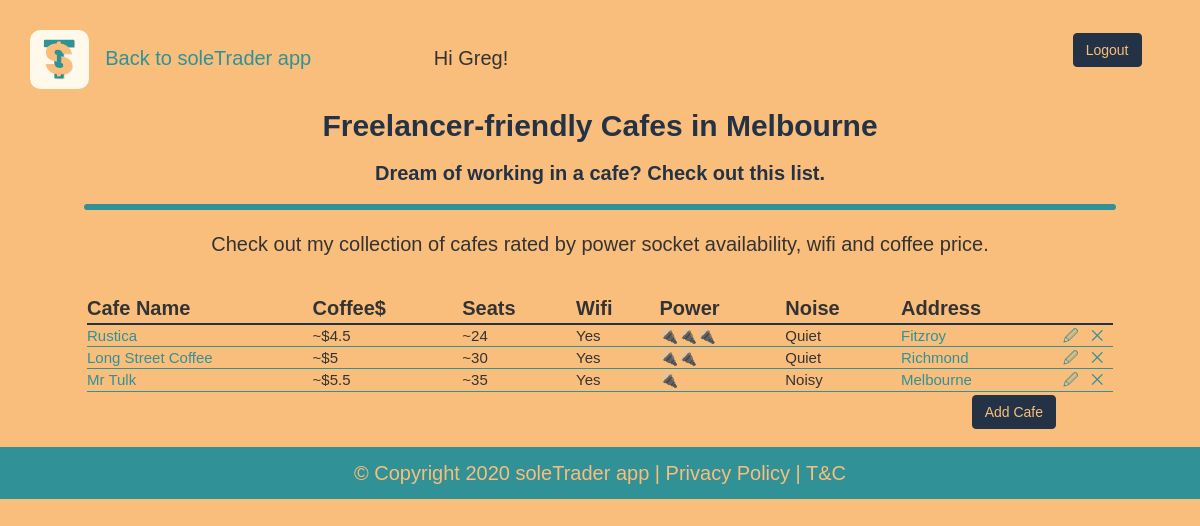
The page / (signed in) on the database its author committed.
### main.py (models this page shows)
class User(UserMixin, db.Model):
    __tablename__ = "users"
    id = db.Column(db.Integer, primary_key=True)
    email = db.Column(db.String(100), unique=True)
    password = db.Column(db.String(100))
    first_name = db.Column(db.String(100))
    last_name = db.Column(db.String(100))

class Cafe(db.Model):
    __tablename__ = "cafe"
    id = db.Column(db.Integer, primary_key=True)
    name = db.Column(db.String(250), unique=True, nullable=False)
    map_url = db.Column(db.String(500), nullable=False)
    img_url = db.Column(db.String(500), nullable=False)
    location = db.Column(db.String(250), nullable=False)
    has_sockets = db.Column(db.String(250), nullable=False)
    has_wifi = db.Column(db.String(10), nullable=False)
    quiet_noisy = db.Column(db.String(10), nullable=False)
    seats = db.Column(db.String(250), nullable=False)
    coffee_price = db.Column(db.String(250), nullable=False)

### main.py (the view)
@app.route("/")
def home():
    cafes = Cafe.query.all()
    return render_template("cafes.html", all_cafes=cafes)

### main.py (called while the page is built)
@login_manager.user_loader
def load_user(user_id):
    return User.query.get(int(user_id))

### templates/cafes.html
{% include "header.html" %}
{% block content %}
<div class="main-title text-center">
    <div class="container">
  <h1 >️Freelancer-friendly Cafes in Melbourne</h1>
  <h2 >Dream of working in a cafe? Check out this list.</h2>
  <hr>
  <p class="description-text">Check out my collection of cafes rated by power socket availability, wifi and coffee price.</p>
</div>
    </div>
<div class="container">
    <div class="row center-custom">
          <table class=" table-main">
          <tr class="tr-header">
              <th>Cafe Name</th>
              <th>Coffee$</th>
              <th>Seats</th>
              <th>Wifi</th>
              <th>Power</th>
              <th>Noise</th>
              <th>Address</th>
          </tr>
            {% for cafe in all_cafes %}
          <tr class="tr-row">
              <td><a href="{{cafe.img_url}}" target="_blank">{{cafe.name}}</a></td>
              <td>{{cafe.coffee_price}}</td>
              <td>{{cafe.seats}}</td>
              <td>{{cafe.has_wifi}}</td>
              <td>{{cafe.has_sockets}}</td>
              <td>{{cafe.quiet_noisy}}</td>
              <td><a href="{{cafe.map_url}}" target="_blank">{{cafe.location}}</a></td>
              <td> <a href="{{url_for('edit_cafe', cafe_id=cafe.id)}}"> 🖉 </a></td>
              <td> <a href="{{url_for('delete_cafe', cafe_id=cafe.id)}}"> ⨉ </a></td>
          </tr>
        {% endfor %}
        </table>
            <button type="button" class="btn btn-primary btn-add-cafe" onclick="location.href = '/add-cafe';">Add Cafe</button>
      </div>
</div>
{% include "footer.html" %}
{% endblock %}

### templates/header.html (shortened to what this page needs)
{% extends 'bootstrap/base.html' %}
{% block styles %}
{{super()}}
<link rel="stylesheet"
      href="{{url_for('.static', filename='css/styles.css')}}">
{% endblock %}
{% block content %}
<div class="back-to-soletrader">
    <p class="back-link"><a href="https://soletraderapp.com"><img class="top-image" src="static/img/soleTraderAppLogo.svg">   Back to soleTrader app</a>
    {% if current_user.is_authenticated: %}
        <span style="padding-left: 10%">Hi {{current_user.first_name}}! </span> <button type="button" class="btn btn-primary btn-logout" onclick="location.href = '/logout';">Logout</button></p>
    {% else: %}
        <button type="button" class="btn btn-primary btn-logout" onclick="location.href = '/login';">Login</button></p>
    {% endif %}
</div>
{% endblock %}

### static/css/styles.css (style rules this page uses)
body { background-color: #f9be7c; font-family: 'Poppins', sans-serif; }
a { color: #309197; }
h1 { font-family: 'Poppins', sans-serif; font-weight: 800; font-size: 3rem; color: #233245; }
h2 { font-family: 'Poppins', sans-serif; font-weight: 600; font-size: 2rem; color: #233245; }
p { font-family: 'Poppins', sans-serif; font-size: 2rem; }
hr { display: block; overflow: hidden; width: 90%; border: 3px solid #309197; border-radius: 5px; }
.top-image { width: 5%; }
.back-to-soletrader { padding-left: 30px; padding-top: 30px; }
.back-link { margin: 0; }
.main-title { display: flex; align-items: top; margin: 0; margin-bottom: 3%; background-color: #f9be7c; }
.description-text { margin: 0 10%; }
.table-main { margin: auto; border-spacing: 0; border-collapse: collapse; width: 90%; max-width: 90%; }
.tr-header { border-bottom: 2px solid #233245; border-top: none; font-size: 2rem; }
th { padding-right: 10px; }
.tr-row { border-bottom: 0.5px solid #309197; font-size: 1.5rem; }
.center-custom { margin: 0 auto; }
.btn-primary { margin-top: 3px; background-color: #233245 ; border-color: #233245; color:#f9be7c; }
.btn-add-cafe { float: right; margin-right: 10%; }
.btn-logout { float: right; margin-right: 5%; }

### rows shown on the page
User: first_name "Greg"
Cafe: name "Rustica", coffee_price "~$4.5", seats "~24", has_wifi "Yes", has_sockets "🔌🔌🔌", quiet_noisy "Quiet", location "Fitzroy"
Cafe: name "Long Street Coffee", coffee_price "~$5", seats "~30", has_wifi "Yes", has_sockets "🔌🔌", quiet_noisy "Quiet", location "Richmond"
Cafe: name "Mr Tulk", coffee_price "~$5.5", seats "~35", has_wifi "Yes", has_sockets "🔌", quiet_noisy "Noisy", location "Melbourne"
